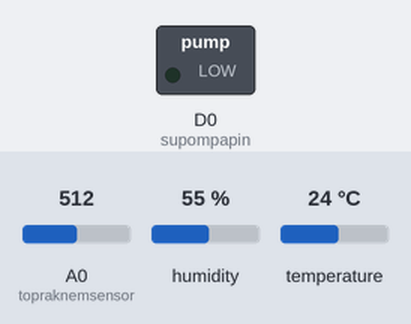
Bench run of a sketch on a simulated ESP8266 (NodeMCU). On the bench: switched loads named in the sketch (green lamp = pin HIGH). The test bench sets the inputs (shaded band); at power-on: A0 (topraknemsensor) = 512, humidity 55 %, temperature 24 °C. WiFi joins after 1.5 s; servers stay silent unless stated; what the sketch prints to the serial monitor is not drawn.

Above: at 0.1 s.
At 1.6 s:
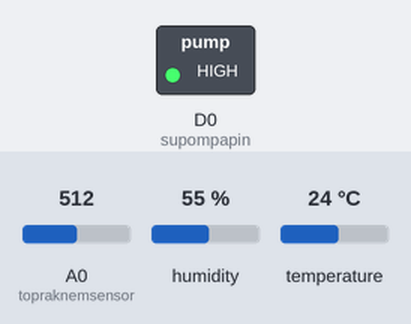
Timing chart, 0 to 3.1 s (numbered marks = the images above):
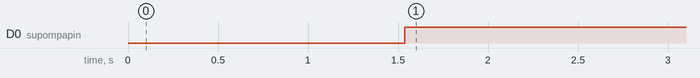

Measured:
- by itself, D0 (supompapin): LOW → HIGH at 1.5 s

The sketch:

48.AkilliSulamaSistemi.ino
```cpp
#include <DHT.h> // Dht11 kütüphanesi eklenir.
#include <ESP8266WiFi.h> // ESP8266 kütüphanesi eklenir.
String apiKey = "U5UJJDKIJAY1JQIO";     // Thinspeak API numarası yazılır.
const char* server = "184.106.153.149"; //Thinspeak IP adresi
const char *ssid =  "***";     // Kullanılan kablosuz ağ ismi
const char *pass =  "***"; // Kablosuz ağ şifresi
#define DHTPIN D3  // DHT11 sensörünün bağlandığı dijital pin numarası
DHT dht(DHTPIN, DHT11); //pin çıkışı ve türü tanımlanan DHT sensörü için nesne oluşturulur.
WiFiClient client; //Client.connect() öğesinde tanımlandığı şekilde belirtilen bir İnternet IP adresine ve bağlantı noktasına bağlanabilen bir istemci oluşturur.

const int topraknemsensor = A0; // Toprak nem sensörünün bağlandığı analog pin numarası
const int supompapin = D0; //Su motor pininin bağladığı dijital pin numarası
unsigned long zamanaralik = 10000; //Beklememiz gereken 1. zaman aralığı (10sn)
unsigned long oncekizaman = 0;
unsigned long zamanaralik1 = 1000; //Beklememiz gereken 2. zaman aralığı (1sn)
unsigned long oncekizaman1 = 0;
float topraknemoran; //topraknemoran değerinin tutulacağı değişken
float sicaklik;  // sıcaklık değerinin tutulacağı değişken
float nem;   //nem değerinin tutulacağı değişken

void setup()
{
Serial.begin(115200); //Seriport ekranı 115200 veri akış hızında başlatılır.
delay(10); //10msn beklenir.
pinMode(supompapin, OUTPUT); //Su pompası pini çıkış olarak atanır.
digitalWrite(supompapin, LOW); // Su pompası motoru kapalı olarak başlar.
dht.begin(); //DHT11 sensörü başlatılır.
Serial.println("Bağlanılıyor..."); //Ekrana yazdırılır.
Serial.println(ssid); //Bağlanılan kablosuz ağın ismi seriport ekranına yazdırılır.
WiFi.begin(ssid, pass); //WiFi kitaplığının ağ ayarlarını başlatır ve kablosuz ağa bağlantı sağlar.
while (WiFi.status() != WL_CONNECTED)
{
delay(500);
Serial.print(".");  // Kablosuz ağa bağlanana kadar seriport ekradan . yazdırılır.
}
Serial.println("");
Serial.println("WiFi bağlanıldı."); //Bağlantı başarılı olursa yazar.
}

void loop()
{
unsigned long simdikizaman = millis(); // Şimdiki zaman kaydedilir.

nem = dht.readHumidity(); // DHT11 sensöründen nem değeri okunur.
sicaklik = dht.readTemperature(); // DHT11 sensöründen sıcaklık değeri okunur.

if (isnan(nem) || isnan(sicaklik)) //Eğer DHT11 sensöründen değerler okunamazsa...
{
Serial.println("DHT11 sensöründen okuma hatası!"); //Seri porta hata yazar.
return;
}

topraknemoran = ( 100.00 - ( (analogRead(topraknemsensor) / 1023.00) * 100.00 ) ); //Okunan 0-1023 arası analog değer formül yardımıyla yüzdelik değere dönüştürülür.

if ((unsigned long)(simdikizaman - oncekizaman1) >= zamanaralik1) { //Eğer şimdiki zaman ile önceki zaman arasındaki fark 1sn'den büyükse...
Serial.print("Toprak nem oranı= "); //Ekrana toprak nem oranı yazdırılır ve...
Serial.print(topraknemoran);
Serial.println("%");
oncekizaman1 = millis(); //...önceki zaman değeri millis komutuna tekrar atanır.
}

if (topraknemoran < 50) { //Eğer topraktaki nem oranı %50'in altında ise...
digitalWrite(supompapin, HIGH);  // Su pompasının motoru çalışır
}
if (topraknemoran > 50 && topraknemoran < 55) { //Eğer topraktaki nem oranı %50 ile %55 arası ise motor su akıtmaya devam eder.
digitalWrite(supompapin, HIGH);        //turn on motor pump
}
if (topraknemoran > 56) { //Eğer toprak nem oranı yüksekse(56'tan)...
digitalWrite(supompapin, LOW); // Su motoru durur.
}

if ((unsigned long)(simdikizaman - oncekizaman) >= zamanaralik) { //Eğer şimdiki zaman ile önceki zaman arasındaki fark 10sn'den büyükse...
sendThingspeak();  //Okunan değerler thinspeak sunucusuna yollanır.
oncekizaman = millis(); //önceki zaman değeri millis komutuna tekrar atanır.
client.stop(); //Sunucu ile bağlantı kesilir. Değerlerin okunması işlemi tekrar başlar.
}
}

void sendThingspeak() { //Okunan değerlerin sunucuya yollanması işlemi bu fonksiyon yardımıyla yapılır.
if (client.connect(server, 80)) //Belirtilen bir IP adresine ve bağlantı noktasına bağlanır.
{
String postStr = apiKey;  // postStr dizesine API anahtarı eklenir.
postStr += "&field1=";
postStr += String(topraknemoran); // Toprak nem sensöründen elde edilen oran eklenir.
postStr += "&field2=";
postStr += String(sicaklik);   // Gönderilecek string'e sıcaklık değeri eklenir.
postStr += "&field3=";
postStr += String(nem); // Gönderilecek string'e nem değeri eklenir.
postStr += "\r\n\r\n";

client.print("POST /update HTTP/1.1\n"); //POST komutu yardımıyla her 10sn bir okunan değerler sunucuya yollanır.
client.print("Host: api.thingspeak.com\n"); //Sunucu yolu belirtilir.
client.print("Connection: close\n"); //
client.print("X-THINGSPEAKAPIKEY: " + apiKey + "\n"); //Sunucuya bağlantı sağlayacak olan thingspeak API anahtarı kullanılır.
client.print("Content-Type: application/x-www-form-urlencoded\n"); //Sunucuya yollanan içerik türü belirlenir.
client.print("Content-Length: ");
client.print(postStr.length());  //string olarak yollanan karakterlerin uzunluğu sunucuya yollanır.
client.print("\n\n"); //Yeni satır karakterine ulaşınca karakterlerin sunucuya yollanması tekrarlanır.
client.print(postStr);   // Eklenen string değerler postStr ile sunucuya yollanır.
Serial.print("Toprak nem oranı: "); //Seriport ekranına yazdırılır.
Serial.print(topraknemoran); //Hesaplanan toprak nem oranı ekrana yazdırılır.
Serial.print("%. Sıcaklık: "); //Seriport ekranına yazdırılır.
Serial.print(sicaklik); //Hesaplanan sıcaklık değeri seriport ekrana yazdırılır.
Serial.print(" C, Nem: "); //Seriport ekrana yazdırılır.
Serial.print(nem); //Hesaplanan nem değeri seriport ekrana yazdırılır.
Serial.println("%. Thingspeak sunucusuna veriler yollandı.");
}
}
```
